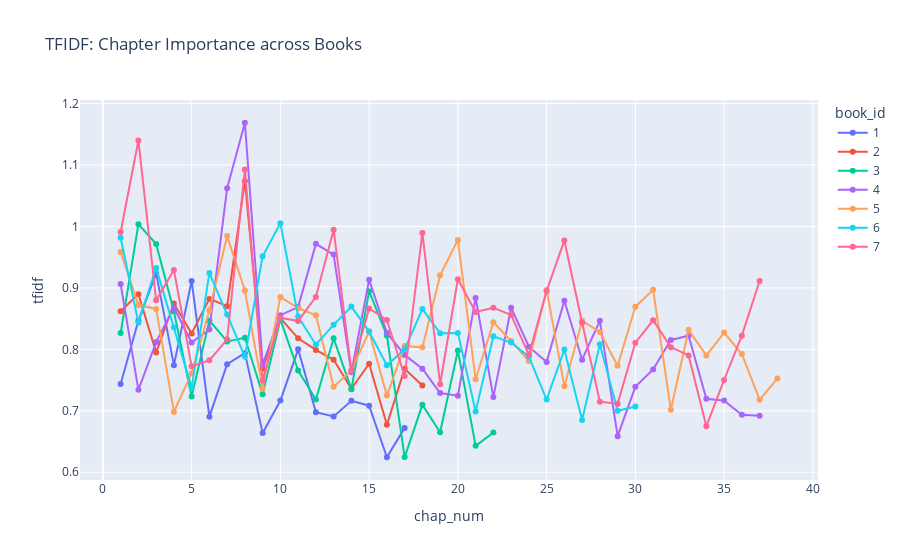

Here is the notebook cell this chart was saved with:
### Code cell
fig = px.line(imp_chaps, x='chap_num', y='tfidf', color='book_id', markers=True, title='TFIDF: Chapter Importance across Books')
fig.show()

### Figure 1 — Plotly figure (JSON) as saved in the notebook; plotly's stock layout.template omitted (floating-point values rounded to 4 significant figures)
{"data": [{"hovertemplate": "book_id=1<br>chap_num=%{x}<br>tfidf=%{y}<extra></extra>", "legendgroup": "1", "line": {"color": "#636efa", "dash": "solid"}, "marker": {"symbol": "circle"}, "mode": "lines+markers", "name": "1", "orientation": "v", "showlegend": true, "type": "scatter", "x": [1, 2, 3, 4, 5, 6, 7, 8, 9, 10, 11, 12, 13, 14, 15, 16, 17], "xaxis": "x", "y": [0.7437, 0.8468, 0.9237, 0.7743, 0.9113, 0.6905, 0.7758, 0.794, 0.6639, 0.7166, 0.8, 0.6977, 0.6908, 0.7164, 0.7083, 0.6244, 0.6722], "yaxis": "y"}, {"hovertemplate": "book_id=2<br>chap_num=%{x}<br>tfidf=%{y}<extra></extra>", "legendgroup": "2", "line": {"color": "#EF553B", "dash": "solid"}, "marker": {"symbol": "circle"}, "mode": "lines+markers", "name": "2", "orientation": "v", "showlegend": true, "type": "scatter", "x": [1, 2, 3, 4, 5, 6, 7, 8, 9, 10, 11, 12, 13, 14, 15, 16, 17, 18], "xaxis": "x", "y": [0.8619, 0.8898, 0.795, 0.8746, 0.8259, 0.8821, 0.8703, 1.074, 0.7684, 0.8507, 0.8179, 0.7991, 0.783, 0.7359, 0.7766, 0.6773, 0.7682, 0.7412], "yaxis": "y"}, {"hovertemplate": "book_id=3<br>chap_num=%{x}<br>tfidf=%{y}<extra></extra>", "legendgroup": "3", "line": {"color": "#00cc96", "dash": "solid"}, "marker": {"symbol": "circle"}, "mode": "lines+markers", "name": "3", "orientation": "v", "showlegend": true, "type": "scatter", "x": [1, 2, 3, 4, 5, 6, 7, 8, 9, 10, 11, 12, 13, 14, 15, 16, 17, 18, 19, 20, 21, 22], "xaxis": "x", "y": [0.8265, 1.004, 0.9715, 0.8619, 0.7234, 0.8468, 0.8128, 0.8188, 0.7268, 0.8488, 0.7656, 0.7184, 0.8179, 0.7352, 0.8946, 0.8225, 0.6247, 0.7097, 0.6652, 0.798, 0.643, 0.6647], "yaxis": "y"}, {"hovertemplate": "book_id=4<br>chap_num=%{x}<br>tfidf=%{y}<extra></extra>", "legendgroup": "4", "line": {"color": "#ab63fa", "dash": "solid"}, "marker": {"symbol": "circle"}, "mode": "lines+markers", "name": "4", "orientation": "v", "showlegend": true, "type": "scatter", "x": [1, 2, 3, 4, 5, 6, 7, 8, 9, 10, 11, 12, 13, 14, 15, 16, 17, 18, 19, 20, 21, 22, 23, 24, 25, 26, 27, 28, 29, 30, 31, 32, 33, 34, 35, 36, 37], "xaxis": "x", "y": [0.9061, 0.7341, 0.8118, 0.8682, 0.8113, 0.8324, 1.062, 1.169, 0.7754, 0.8556, 0.8688, 0.9716, 0.9542, 0.7627, 0.9131, 0.827, 0.791, 0.7685, 0.7289, 0.7247, 0.8836, 0.7224, 0.8676, 0.8044, 0.7796, 0.8791, 0.7832, 0.8464, 0.6587, 0.739, 0.7673, 0.8153, 0.8222, 0.7195, 0.7166, 0.6936, 0.6919], "yaxis": "y"}, {"hovertemplate": "book_id=5<br>chap_num=%{x}<br>tfidf=%{y}<extra></extra>", "legendgroup": "5", "line": {"color": "#FFA15A", "dash": "solid"}, "marker": {"symbol": "circle"}, "mode": "lines+markers", "name": "5", "orientation": "v", "showlegend": true, "type": "scatter", "x": [1, 2, 3, 4, 5, 6, 7, 8, 9, 10, 11, 12, 13, 14, 15, 16, 17, 18, 19, 20, 21, 22, 23, 24, 25, 26, 27, 28, 29, 30, 31, 32, 33, 34, 35, 36, 37, 38], "xaxis": "x", "y": [0.9584, 0.872, 0.8658, 0.6982, 0.7613, 0.8634, 0.9843, 0.8959, 0.7357, 0.885, 0.8671, 0.8554, 0.739, 0.7657, 0.8289, 0.7249, 0.8054, 0.8033, 0.9205, 0.9781, 0.7513, 0.8443, 0.8135, 0.781, 0.8967, 0.74, 0.8465, 0.8282, 0.7733, 0.8694, 0.897, 0.7016, 0.8318, 0.7898, 0.8272, 0.7924, 0.7181, 0.7526], "yaxis": "y"}, {"hovertemplate": "book_id=6<br>chap_num=%{x}<br>tfidf=%{y}<extra></extra>", "legendgroup": "6", "line": {"color": "#19d3f3", "dash": "solid"}, "marker": {"symbol": "circle"}, "mode": "lines+markers", "name": "6", "orientation": "v", "showlegend": true, "type": "scatter", "x": [1, 2, 3, 4, 5, 6, 7, 8, 9, 10, 11, 12, 13, 14, 15, 16, 17, 18, 19, 20, 21, 22, 23, 24, 25, 26, 27, 28, 29, 30], "xaxis": "x", "y": [0.9816, 0.8434, 0.9326, 0.836, 0.7377, 0.9243, 0.8569, 0.788, 0.9514, 1.005, 0.8534, 0.8076, 0.8399, 0.8696, 0.8289, 0.774, 0.8001, 0.8656, 0.8261, 0.8265, 0.699, 0.8212, 0.8111, 0.7881, 0.7184, 0.7996, 0.685, 0.8084, 0.7, 0.707], "yaxis": "y"}, {"hovertemplate": "book_id=7<br>chap_num=%{x}<br>tfidf=%{y}<extra></extra>", "legendgroup": "7", "line": {"color": "#FF6692", "dash": "solid"}, "marker": {"symbol": "circle"}, "mode": "lines+markers", "name": "7", "orientation": "v", "showlegend": true, "type": "scatter", "x": [1, 2, 3, 4, 5, 6, 7, 8, 9, 10, 11, 12, 13, 14, 15, 16, 17, 18, 19, 20, 21, 22, 23, 24, 25, 26, 27, 28, 29, 30, 31, 32, 33, 34, 35, 36, 37], "xaxis": "x", "y": [0.991, 1.14, 0.8799, 0.9293, 0.7726, 0.7821, 0.8164, 1.092, 0.7495, 0.8514, 0.846, 0.8853, 0.9944, 0.7655, 0.8666, 0.8477, 0.7567, 0.9894, 0.7432, 0.914, 0.8609, 0.8676, 0.856, 0.7911, 0.8949, 0.9772, 0.8432, 0.7148, 0.7116, 0.8109, 0.8473, 0.8036, 0.7902, 0.6751, 0.7501, 0.8223, 0.9113], "yaxis": "y"}], "layout": {"autosize": true, "legend": {"title": {"text": "book_id"}, "tracegroupgap": 0}, "title": {"text": "TFIDF: Chapter Importance across Books"}, "xaxis": {"anchor": "y", "autorange": true, "domain": [0, 1], "range": [-1.225, 40.22], "title": {"text": "chap_num"}, "type": "linear"}, "yaxis": {"anchor": "x", "autorange": true, "domain": [0, 1], "range": [0.5795, 1.214], "title": {"text": "tfidf"}, "type": "linear"}}}
